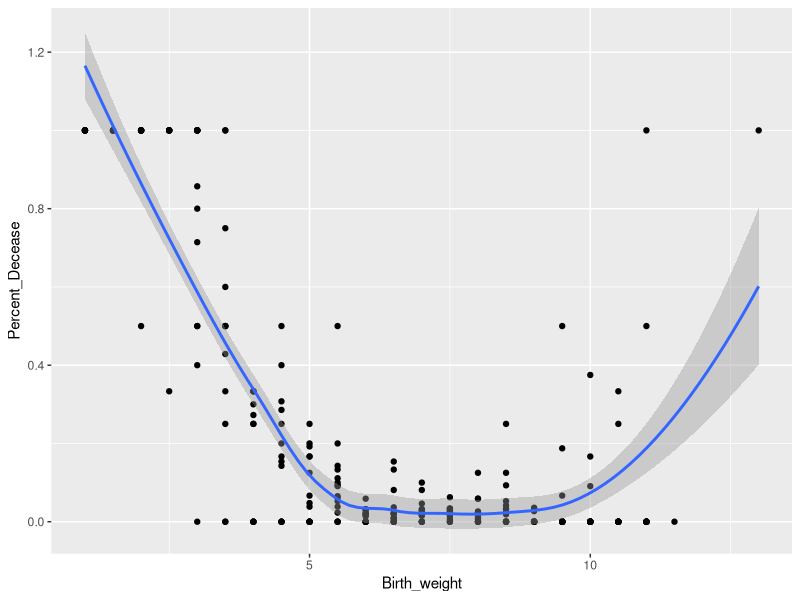
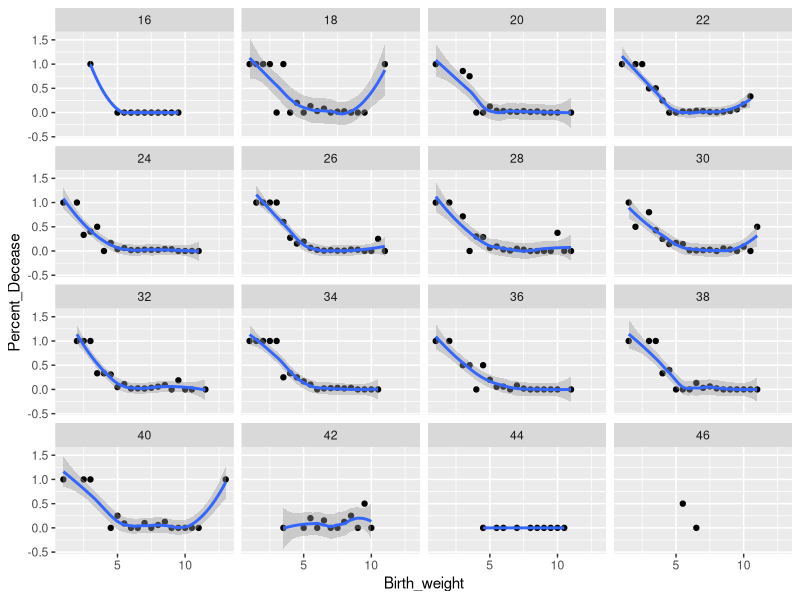
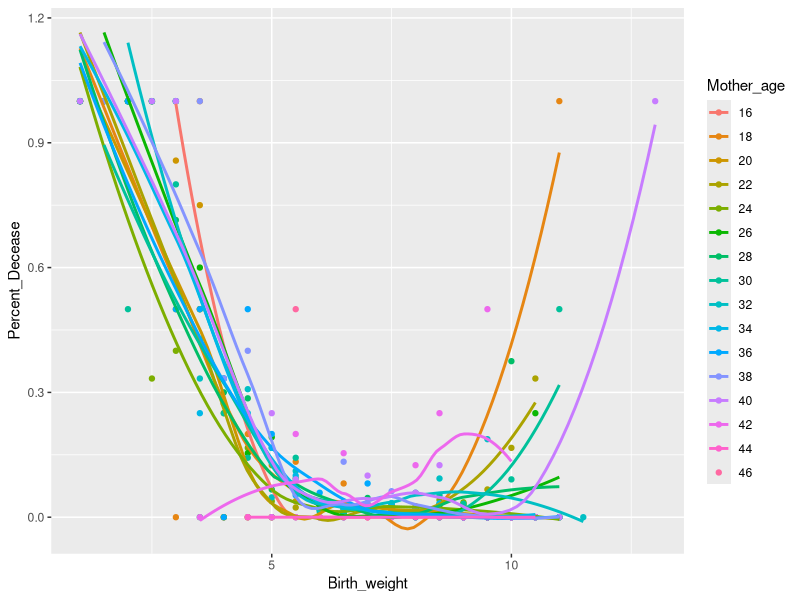

Here is the R script that generated these plots, in order:
## ---- chunk 1
knitr::opts_chunk$set(echo = TRUE, warning = FALSE, message = FALSE)

Sys.Date()
## ---- chunk 2
library(tidyverse)
library(data.table)
## ---- chunk 3
library(tidyverse)
library(readr)
Newborn_Karn_Penrose <- read_csv("Datos/Newborn_Karn_Penrose.csv")


#library(readxl)
#Newborn_Karn_Penrose1 <- read_excel("~/Google Drive/GitHub_Google_Drive/GitHub/Vintage_DATA/DATA/Human_Birth_Weight/Newborn_Karn_Penrose.xlsx", sheet = 3)

head(Newborn_Karn_Penrose)


## ---- chunk 4

Newborn_Karn_Penrose %>% 
  mutate(Percent_Decease = Count_Non_survivors/Count_Total_Birth)

## ---- chunk 5
Newborn_Karn_Penrose %>% 
  mutate(Percent_Decease = Count_Non_survivors/Count_Total_Birth) %>% 
  ggplot(aes(Birth_weight, Percent_Decease)) + 
  geom_point() +
  geom_smooth()
  
## ---- chunk 6
Newborn_Karn_Penrose %>% 
  mutate(Percent_Decease = Count_Non_survivors/Count_Total_Birth) %>% 
  ggplot(aes(Birth_weight, Percent_Decease)) + 
  geom_point() +
  geom_smooth()+
  facet_wrap(~Mother_age)
## ---- chunk 7

Newborn_Karn_Penrose %>% 
  mutate(Percent_Decease = Count_Non_survivors/Count_Total_Birth) %>% 
  ggplot(aes(Birth_weight, Percent_Decease, color=Mother_age)) + 
  geom_point(aes(color=factor(Mother_age))) +
  geom_smooth(se=FALSE, aes(color=factor(Mother_age)))
## ---- chunk 8

x= c("TRUE", "FALSE", "NA")
x   
str(parse_logical(x)) 

y= c("Carlos", "Kelvin")
     
y
str(parse_logical(y)) 


str(parse_logical(c("TRUE", "FALSE", "NA")))


z=c("1", "2", "3")
z
mean(z)
z1=str(parse_integer(z))



str(parse_integer(c("1", "2", "3")))

str(parse_date(c("2010-01-01", "1979-10-14")))

## ---- chunk 9
m=c("$4000", "$500" )
parse_number(m)


parse_number("$100")
#> [1] 100
parse_number("20%")
#> [1] 20
parse_number("It cost $123.45")
#> [1] 123.45
## ---- chunk 10
charToRaw("Ramn")

## ---- chunk 11
x1 <- "El Ni\xf1o was particularly bad this year"
x2 <- "\x82\xb1\x82\xf1\x82\xc9\x82\xbf\x82\xcd"
x3 <- "The boy was particularly bad this year"

library(readr)
  parse_character(x1, locale = locale(encoding = "Latin1"))
#> [1] "El Niño was particularly bad this year"
parse_character(x2, locale = locale(encoding = "Shift-JIS"))


parse_character(x, locale = locale(encoding = "Shift-JIS"))
#> [1] "こんにちは"
## ---- chunk 12
guess_encoding(charToRaw(x3))
